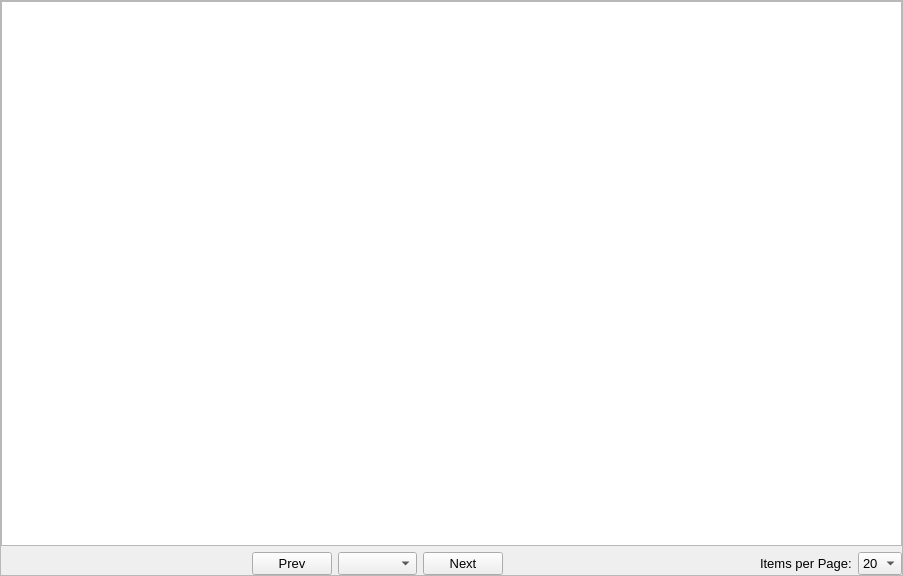
<?xml version="1.0" encoding="UTF-8"?>
<ui version="4.0">
 <class>FriendsWidget</class>
 <widget class="QWidget" name="FriendsWidget">
  <property name="geometry">
   <rect>
    <x>0</x>
    <y>0</y>
    <width>903</width>
    <height>576</height>
   </rect>
  </property>
  <property name="windowTitle">
   <string>Form</string>
  </property>
  <layout class="QHBoxLayout" name="horizontalLayout_2" stretch="4">
   <property name="spacing">
    <number>0</number>
   </property>
   <property name="leftMargin">
    <number>0</number>
   </property>
   <property name="topMargin">
    <number>0</number>
   </property>
   <property name="rightMargin">
    <number>0</number>
   </property>
   <property name="bottomMargin">
    <number>0</number>
   </property>
   <item>
    <widget class="QFrame" name="frame_2">
     <property name="frameShape">
      <enum>QFrame::StyledPanel</enum>
     </property>
     <property name="frameShadow">
      <enum>QFrame::Raised</enum>
     </property>
     <layout class="QVBoxLayout" name="verticalLayout_2">
      <property name="spacing">
       <number>6</number>
      </property>
      <property name="leftMargin">
       <number>0</number>
      </property>
      <property name="topMargin">
       <number>0</number>
      </property>
      <property name="rightMargin">
       <number>0</number>
      </property>
      <property name="bottomMargin">
       <number>0</number>
      </property>
      <item>
       <widget class="QTableView" name="friendsTable">
        <property name="editTriggers">
         <set>QAbstractItemView::NoEditTriggers</set>
        </property>
        <property name="selectionMode">
         <enum>QAbstractItemView::SingleSelection</enum>
        </property>
        <property name="selectionBehavior">
         <enum>QAbstractItemView::SelectRows</enum>
        </property>
        <property name="verticalScrollMode">
         <enum>QAbstractItemView::ScrollPerPixel</enum>
        </property>
        <property name="horizontalScrollMode">
         <enum>QAbstractItemView::ScrollPerPixel</enum>
        </property>
       </widget>
      </item>
      <item>
       <layout class="QHBoxLayout" name="horizontalLayout">
        <item>
         <spacer name="horizontalSpacer">
          <property name="orientation">
           <enum>Qt::Horizontal</enum>
          </property>
          <property name="sizeHint" stdset="0">
           <size>
            <width>40</width>
            <height>20</height>
           </size>
          </property>
         </spacer>
        </item>
        <item>
         <widget class="QPushButton" name="prevBtn">
          <property name="font">
           <font>
            <family>Segoe UI</family>
            <pointsize>10</pointsize>
           </font>
          </property>
          <property name="text">
           <string>Prev</string>
          </property>
         </widget>
        </item>
        <item>
         <widget class="QComboBox" name="pageNums">
          <property name="sizePolicy">
           <sizepolicy hsizetype="Fixed" vsizetype="Fixed">
            <horstretch>0</horstretch>
            <verstretch>0</verstretch>
           </sizepolicy>
          </property>
          <property name="font">
           <font>
            <family>Segoe UI</family>
            <pointsize>10</pointsize>
           </font>
          </property>
         </widget>
        </item>
        <item>
         <widget class="QPushButton" name="nextBtn">
          <property name="font">
           <font>
            <family>Segoe UI</family>
            <pointsize>10</pointsize>
           </font>
          </property>
          <property name="text">
           <string>Next</string>
          </property>
         </widget>
        </item>
        <item>
         <spacer name="horizontalSpacer_2">
          <property name="orientation">
           <enum>Qt::Horizontal</enum>
          </property>
          <property name="sizeHint" stdset="0">
           <size>
            <width>40</width>
            <height>20</height>
           </size>
          </property>
         </spacer>
        </item>
        <item>
         <widget class="QLabel" name="label">
          <property name="sizePolicy">
           <sizepolicy hsizetype="Fixed" vsizetype="Preferred">
            <horstretch>0</horstretch>
            <verstretch>0</verstretch>
           </sizepolicy>
          </property>
          <property name="font">
           <font>
            <family>Segoe UI</family>
            <pointsize>10</pointsize>
           </font>
          </property>
          <property name="text">
           <string>Items per Page:</string>
          </property>
         </widget>
        </item>
        <item>
         <widget class="QComboBox" name="itemsPerPage">
          <property name="sizePolicy">
           <sizepolicy hsizetype="Fixed" vsizetype="Fixed">
            <horstretch>0</horstretch>
            <verstretch>0</verstretch>
           </sizepolicy>
          </property>
          <property name="font">
           <font>
            <family>Segoe UI</family>
            <pointsize>10</pointsize>
           </font>
          </property>
          <item>
           <property name="text">
            <string>20</string>
           </property>
          </item>
          <item>
           <property name="text">
            <string>30</string>
           </property>
          </item>
          <item>
           <property name="text">
            <string>50</string>
           </property>
          </item>
         </widget>
        </item>
       </layout>
      </item>
     </layout>
    </widget>
   </item>
  </layout>
 </widget>
 <resources/>
 <connections/>
</ui>
